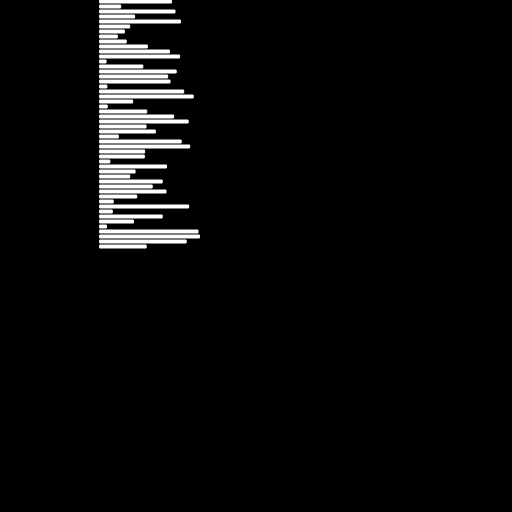
Frame 1 (no input)
Frame 60 (no input): identical to frame 1, image omitted
Frame 120 (the mouse pressed at the canvas centre since frame 60): identical to frame 1, image omitted

The p5.js sketch that drew this single still picture (run headless with seeded random() and noise() and a simulated clock; from frame 60 on, the mouse is pressed at the canvas centre):

// p5.js sketch
// ── sketch.js
let tams = [];

function setup() {
  
  
  createCanvas(512, 512); 
  //cuando decimos tams.length estamos pidiendo el "largo" de la lista o el "tamano del array"
  //definido arriba cuando creamos el array.
  //Aca en el setup estamos rellenando el array con una serie de numeros random.

  for (let i = 0; i < 50; i++) {
    tams[i] = random(100);
  }

  print(tams); //veamos los valores que nos dio el random
}

function draw() {
  background(0);

  stroke(255);
  for (let i = 0; i < tams.length; i++) {
    rect(100, i *5, tams[i], 3); //dibujemos barritas cuyo largo lo define el array
  }
}
